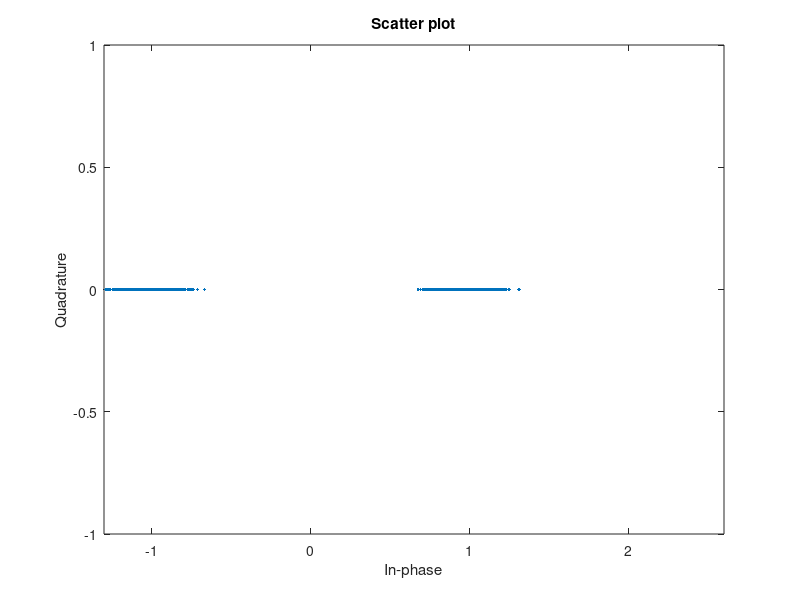

The MATLAB source for this figure: (Note: this script raises an error after producing the figure.)
c=[-1 1];
M = length(c);
data = randi([0 M-1],2000,1);
modData = genqammod(data,c);
rxSig = awgn(modData,20,'measured');
h = scatterplot(rxSig);
hold on
scatterplot(c,[],[],'r*',h)
grid
hold off